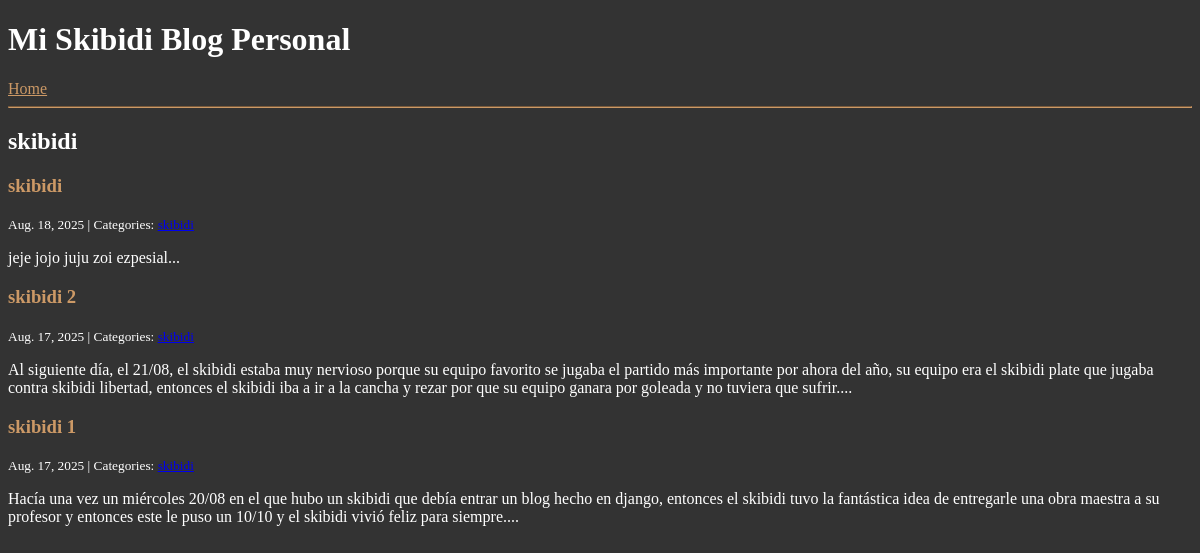
Page /category/skibidi/ on the committed database.
### blog/models.py (models this page shows, shortened)
class Post(models.Model):
    MEDIA_TYPES = [
        ('image', 'Imagen'),
        ('video', 'Video'),
        ('audio', 'Audio'),
        ('document', 'Documento'),
    ]
    title = models.CharField(max_length=255)
    body = models.TextField()
    created_on = models.DateTimeField(auto_now_add=True)
    last_modified = models.DateTimeField(auto_now=True)
    categories = models.ManyToManyField("Category", related_name="posts")
    media_file = models.FileField(upload_to='posts/media/', blank=True, null=True)
    media_type = models.CharField(max_length=20, choices=MEDIA_TYPES, blank=True, null=True)

class Category(models.Model):
    name = models.CharField(max_length=30)
    class Meta:
        verbose_name_plural = "categories"

### blog/views.py (the view)
# urls.py: path("category/<category>/", views.blog_category, name="blog_category"),
def blog_category(request, category):
    posts = Post.objects.filter(
        categories__name__contains=category
    ).order_by("-created_on")
    context = {
        "category": category,
        "posts": posts,
    }
    return render(request, "blog/category.html", context)

### blog/templates/blog/category.html (shortened to what this page needs)
{% extends "blog/index.html" %}
{% block page_title %}
    <h2 style="color: white !important;">{{ category }}</h2>
{% endblock page_title %}

### blog/templates/blog/index.html (shortened to what this page needs)
{% extends "base.html" %}
{% block page_content %}
    {% block posts %}
        {% for post in posts %}
            <h3><a href="{% url 'blog_detail' post.pk %}">{{ post.title }}</a></h3>
            <small>
                {{ post.created_on.date }} | Categories:
                {% for category in post.categories.all %}
                    <a href="{% url 'blog_category' category.name %}">
                        {{ category.name }}
                    </a>
                {% endfor %}
            </small>
            <p>{{ post.body | slice:":400" }}...</p>
        {% endfor %}
    {% endblock posts %}
{% endblock page_content %}

### blog/templates/base.html (shortened to what this page needs)
{% load static %}
<!DOCTYPE html>
<html lang="en">
    <head>
        <link rel="stylesheet" href="https://cdn.simplecss.org/simple.min.css">
    </head>
    <body>
        <h1 style="color: white !important;">Mi Skibidi Blog Personal</h1>
        <a href="{% url "blog_index" %}" style="color: #cc9966 !important;">Home</a>
        <hr style="border-color: #cc9966 !important;">
        {% block page_title %}{% endblock page_title %}
        {% block page_content %}{% endblock page_content %}
    </body>
</html>

### blog/templates/blog/category.html (style rules this page uses)
h1, h2 { color: white !important; }
h3 a { color: #cc9966 !important; text-decoration: none !important; }
p, small, div { color: white !important; }

### rows in the picture
Post: title "skibidi", created_on "Aug. 18, 2025", body "jeje jojo juju zoi ezpesial"
Category: name "skibidi"
Post: title "skibidi 2", created_on "Aug. 17, 2025", body "Al siguiente día, el 21/08, el skibidi estaba muy nervioso porque su equipo favorito se jugaba el partido más importante por ahora del año, su equipo era el skibidi plate que jugaba contra skibidi libertad, entonces el skibidi iba a ir a la cancha y rezar por que su equipo ganara por goleada y no tuviera que sufrir."
Post: title "skibidi 1", created_on "Aug. 17, 2025", body "Hacía una vez un miércoles 20/08 en el que hubo un skibidi que debía entrar un blog hecho en django, entonces el skibidi tuvo la fantástica idea de entregarle una obra maestra a su profesor y entonces este le puso un 10/10 y el skibidi vivió feliz para siempre."

### other values in the picture
{{ category }} "skibidi"
